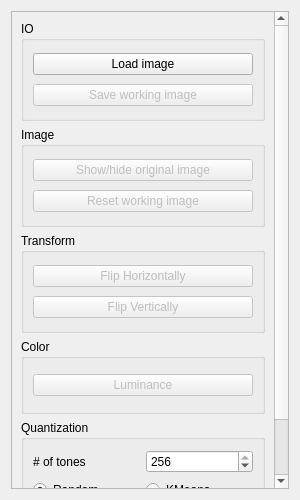
<?xml version="1.0" encoding="UTF-8"?>
<ui version="4.0">
 <class>toolbox</class>
 <widget class="QWidget" name="toolbox">
  <property name="geometry">
   <rect>
    <x>0</x>
    <y>0</y>
    <width>300</width>
    <height>500</height>
   </rect>
  </property>
  <property name="sizePolicy">
   <sizepolicy hsizetype="Fixed" vsizetype="Fixed">
    <horstretch>0</horstretch>
    <verstretch>0</verstretch>
   </sizepolicy>
  </property>
  <property name="minimumSize">
   <size>
    <width>300</width>
    <height>500</height>
   </size>
  </property>
  <property name="maximumSize">
   <size>
    <width>300</width>
    <height>500</height>
   </size>
  </property>
  <property name="windowTitle">
   <string>Photochopp - Toolbox</string>
  </property>
  <property name="windowIcon">
   <iconset theme="insert-image">
    <normaloff>.</normaloff>.</iconset>
  </property>
  <layout class="QVBoxLayout" name="verticalLayout">
   <item>
    <widget class="QScrollArea" name="scrollArea">
     <property name="widgetResizable">
      <bool>true</bool>
     </property>
     <widget class="QWidget" name="scrollAreaWidgetContents">
      <property name="geometry">
       <rect>
        <x>0</x>
        <y>-37</y>
        <width>266</width>
        <height>542</height>
       </rect>
      </property>
      <layout class="QVBoxLayout" name="verticalLayout_2">
       <item>
        <widget class="QGroupBox" name="io_group">
         <property name="sizePolicy">
          <sizepolicy hsizetype="Preferred" vsizetype="Fixed">
           <horstretch>0</horstretch>
           <verstretch>0</verstretch>
          </sizepolicy>
         </property>
         <property name="minimumSize">
          <size>
           <width>0</width>
           <height>100</height>
          </size>
         </property>
         <property name="title">
          <string>IO</string>
         </property>
         <layout class="QGridLayout" name="gridLayout">
          <item row="0" column="0">
           <widget class="QPushButton" name="io_bt_load">
            <property name="text">
             <string>Load image</string>
            </property>
           </widget>
          </item>
          <item row="1" column="0">
           <widget class="QPushButton" name="io_bt_save">
            <property name="enabled">
             <bool>false</bool>
            </property>
            <property name="text">
             <string>Save working image</string>
            </property>
           </widget>
          </item>
         </layout>
        </widget>
       </item>
       <item>
        <widget class="QGroupBox" name="image_group">
         <property name="sizePolicy">
          <sizepolicy hsizetype="Preferred" vsizetype="Fixed">
           <horstretch>0</horstretch>
           <verstretch>0</verstretch>
          </sizepolicy>
         </property>
         <property name="minimumSize">
          <size>
           <width>0</width>
           <height>100</height>
          </size>
         </property>
         <property name="title">
          <string>Image</string>
         </property>
         <layout class="QGridLayout" name="gridLayout_2">
          <item row="0" column="0">
           <widget class="QPushButton" name="image_bt_show_original">
            <property name="enabled">
             <bool>false</bool>
            </property>
            <property name="text">
             <string>Show/hide original image</string>
            </property>
           </widget>
          </item>
          <item row="1" column="0">
           <widget class="QPushButton" name="image_bt_reset">
            <property name="enabled">
             <bool>false</bool>
            </property>
            <property name="text">
             <string>Reset working image</string>
            </property>
           </widget>
          </item>
         </layout>
        </widget>
       </item>
       <item>
        <widget class="QGroupBox" name="transform_group">
         <property name="sizePolicy">
          <sizepolicy hsizetype="Preferred" vsizetype="Fixed">
           <horstretch>0</horstretch>
           <verstretch>0</verstretch>
          </sizepolicy>
         </property>
         <property name="minimumSize">
          <size>
           <width>0</width>
           <height>100</height>
          </size>
         </property>
         <property name="title">
          <string>Transform</string>
         </property>
         <layout class="QGridLayout" name="gridLayout_3">
          <item row="0" column="0">
           <widget class="QPushButton" name="transform_bt_h_flip">
            <property name="enabled">
             <bool>false</bool>
            </property>
            <property name="text">
             <string>Flip Horizontally</string>
            </property>
           </widget>
          </item>
          <item row="1" column="0">
           <widget class="QPushButton" name="transform_bt_v_flip">
            <property name="enabled">
             <bool>false</bool>
            </property>
            <property name="text">
             <string>Flip Vertically</string>
            </property>
           </widget>
          </item>
         </layout>
        </widget>
       </item>
       <item>
        <widget class="QGroupBox" name="color_group">
         <property name="sizePolicy">
          <sizepolicy hsizetype="Preferred" vsizetype="Fixed">
           <horstretch>0</horstretch>
           <verstretch>0</verstretch>
          </sizepolicy>
         </property>
         <property name="minimumSize">
          <size>
           <width>0</width>
           <height>75</height>
          </size>
         </property>
         <property name="title">
          <string>Color</string>
         </property>
         <layout class="QGridLayout" name="gridLayout_4">
          <item row="0" column="0">
           <widget class="QPushButton" name="color_bt_luminance">
            <property name="enabled">
             <bool>false</bool>
            </property>
            <property name="text">
             <string>Luminance</string>
            </property>
           </widget>
          </item>
         </layout>
        </widget>
       </item>
       <item>
        <widget class="QGroupBox" name="quantization_group">
         <property name="minimumSize">
          <size>
           <width>0</width>
           <height>125</height>
          </size>
         </property>
         <property name="title">
          <string>Quantization</string>
         </property>
         <layout class="QGridLayout" name="gridLayout_5">
          <item row="0" column="1">
           <widget class="QSpinBox" name="quantization_spin_tones">
            <property name="minimum">
             <number>1</number>
            </property>
            <property name="maximum">
             <number>256</number>
            </property>
            <property name="value">
             <number>256</number>
            </property>
           </widget>
          </item>
          <item row="0" column="0">
           <widget class="QLabel" name="quantization_spin_label_tones">
            <property name="text">
             <string># of tones</string>
            </property>
           </widget>
          </item>
          <item row="2" column="0" colspan="2">
           <widget class="QPushButton" name="quantization_bt_quantize">
            <property name="enabled">
             <bool>false</bool>
            </property>
            <property name="text">
             <string>Quantize</string>
            </property>
           </widget>
          </item>
          <item row="1" column="0">
           <widget class="QRadioButton" name="quantization_radio_random">
            <property name="text">
             <string>Random</string>
            </property>
            <property name="checked">
             <bool>true</bool>
            </property>
           </widget>
          </item>
          <item row="1" column="1">
           <widget class="QRadioButton" name="quantization_radio_kmeans">
            <property name="text">
             <string>KMeans</string>
            </property>
           </widget>
          </item>
         </layout>
        </widget>
       </item>
      </layout>
     </widget>
    </widget>
   </item>
  </layout>
 </widget>
 <resources/>
 <connections/>
</ui>
